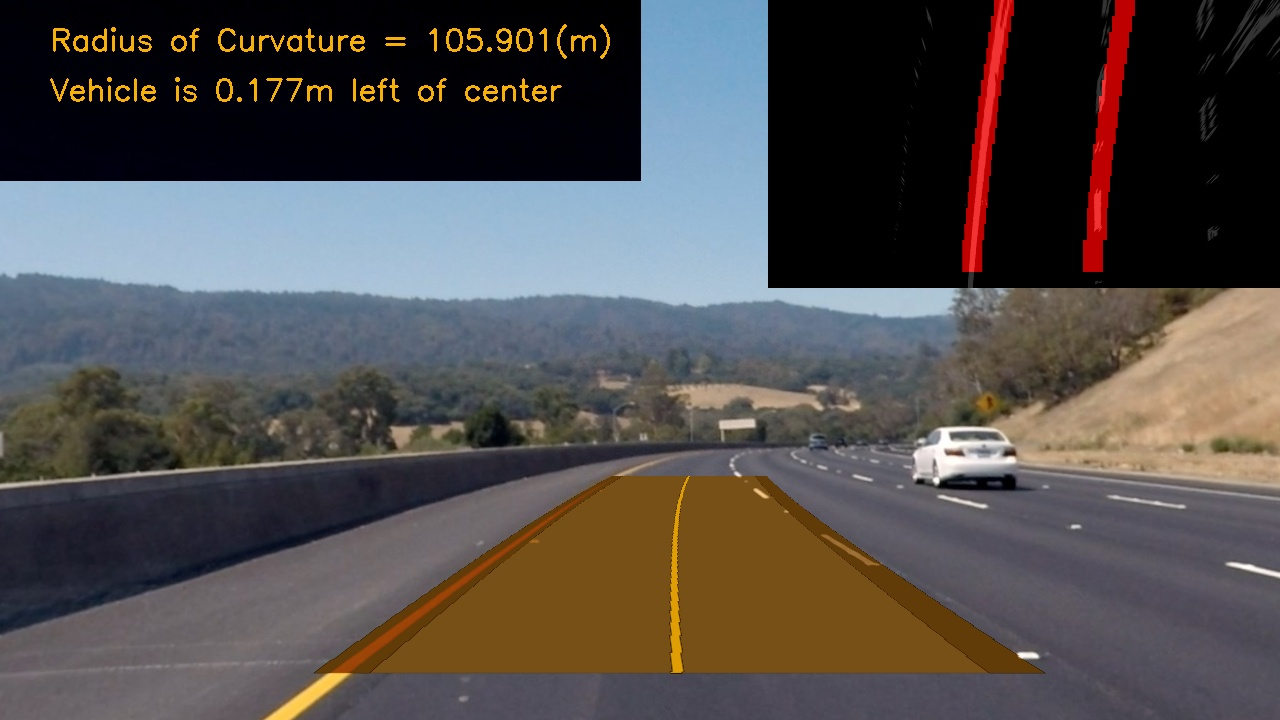
#> input picture test_images/tracked0.jpg, 1280 x 720 px; its folder holds only this picture in this run
$ python -i main_image_gen.py   (imports and definitions only)   (older library calls are emulated)
#> lines starting #> are read from the running program, lines starting #| are printed output that depends on the picture
# Created By Aaron Brown
# January 20, 2017
# Udacity Self-Driving Car Nanodegree

# Main class to generate image output

import numpy as np
import cv2
import pickle
import glob
from LineTracker import Tracker

# Read in the saved objpoints and imgpoints
# [1 line not run here, left out]
# [1 line that did not run here, left out]
# [1 line that did not run here, left out]

# Useful functions for producing the binary pixel of interest images to feed into the LaneTracker Algorithm
def abs_sobel_thresh(img, orient='x', sobel_kernel=3, thresh=(0, 255)):
    # Calculate directional gradient
#> called with orient = 'x', sobel_kernel = 3, thresh = (0, 255)
    gray = cv2.cvtColor(img, cv2.COLOR_RGB2GRAY)
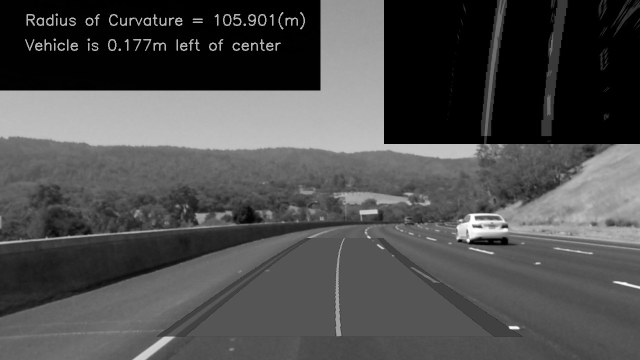
#> gray: shape (720, 1280) (shown at 1/2 size); min 0, max 255, mean 77.8
    if orient == 'x':
        abs_sobel = np.absolute(cv2.Sobel(gray, cv2.CV_64F, 1, 0))
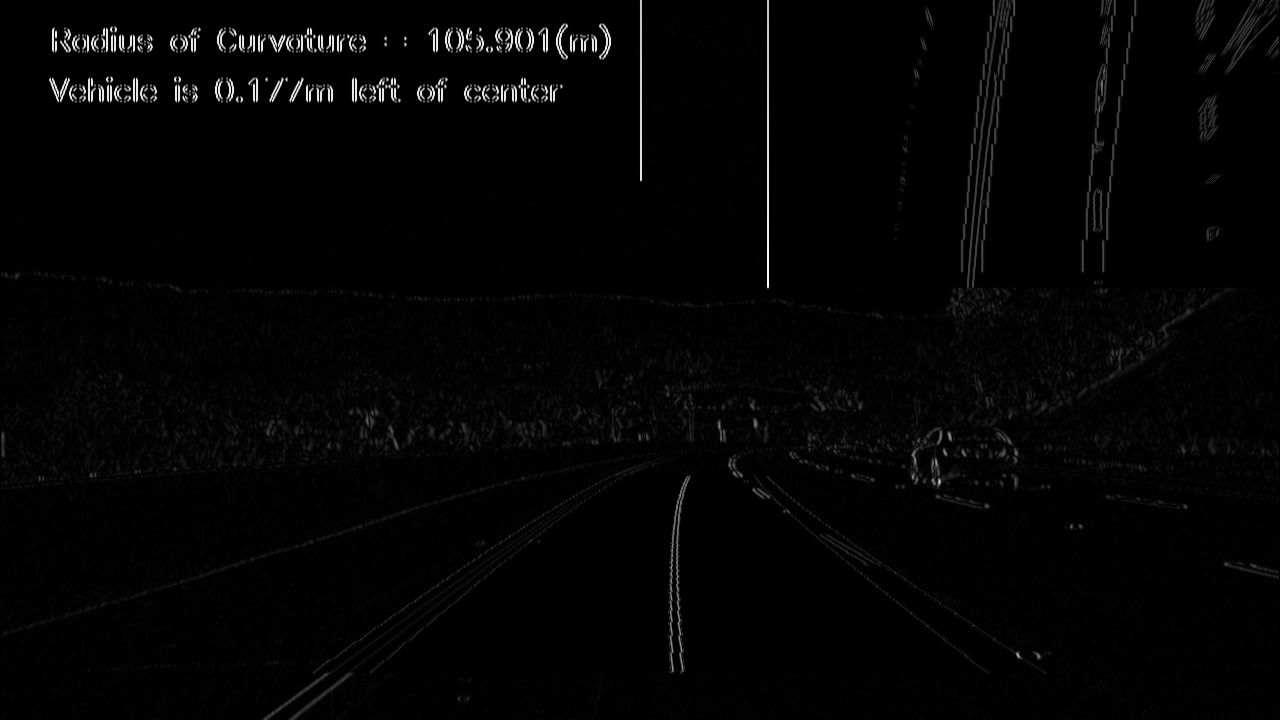
#> abs_sobel: shape (720, 1280) float64; min 0, max 764, mean 12.6; drawn with min black and max white
    if orient == 'y':
        abs_sobel = np.absolute(cv2.Sobel(gray, cv2.CV_64F, 0, 1))
    scaled_sobel = np.uint8(255*abs_sobel/np.max(abs_sobel))
    binary_output = np.zeros_like(scaled_sobel)
    # Apply threshold
    binary_output[(scaled_sobel >= thresh[0]) & (scaled_sobel <= thresh[1])] = 1
    return binary_output

# [44 lines left out: functions mag_thresh, dir_threshold, color_threshold, window_mask, not called in this run]

# Make a list of test images
images = glob.glob('./test_images/test*.jpg')

# [147 lines not run here, left out]

>>> import cv2
>>> picture = cv2.cvtColor(cv2.imread('test_images/tracked0.jpg'), cv2.COLOR_BGR2RGB)
>>> result = abs_sobel_thresh(picture)
#> result: shape (720, 1280); every value is 1

$ run again, on test_images/tracked1.jpg
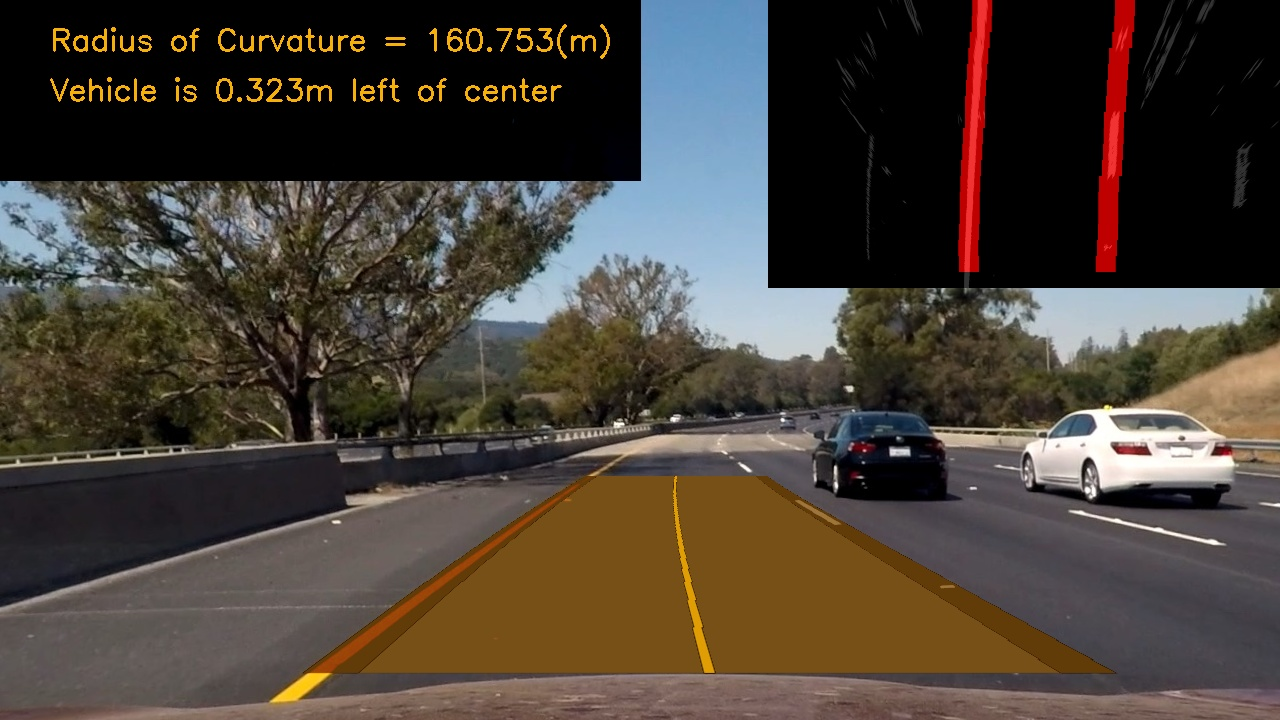
#> input picture test_images/tracked1.jpg, 1280 x 720 px
#> in abs_sobel_thresh, `gray = cv2.cvtColor(img, cv2.COLOR_RGB2GRAY)`:
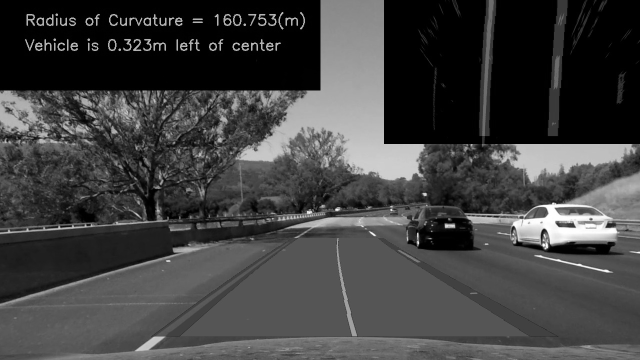
#> gray: shape (720, 1280) (shown at 1/2 size); min 0, max 255, mean 65.5
#> in abs_sobel_thresh, `abs_sobel = np.absolute(cv2.Sobel(gray, cv2.CV_64F, 1, 0))`:
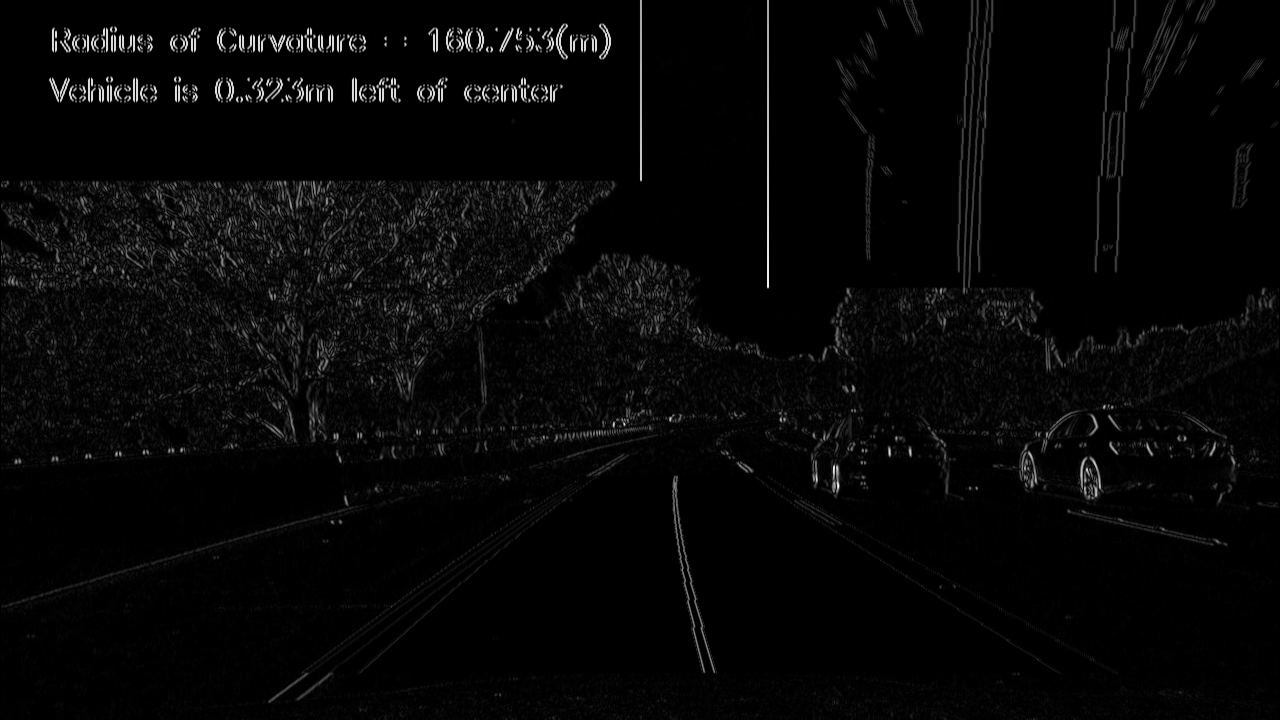
#> abs_sobel: shape (720, 1280) float64; min 0, max 810, mean 22.9; drawn with min black and max white
#> result: shape (720, 1280); every value is 1

$ run again, on test_images/tracked2.jpg
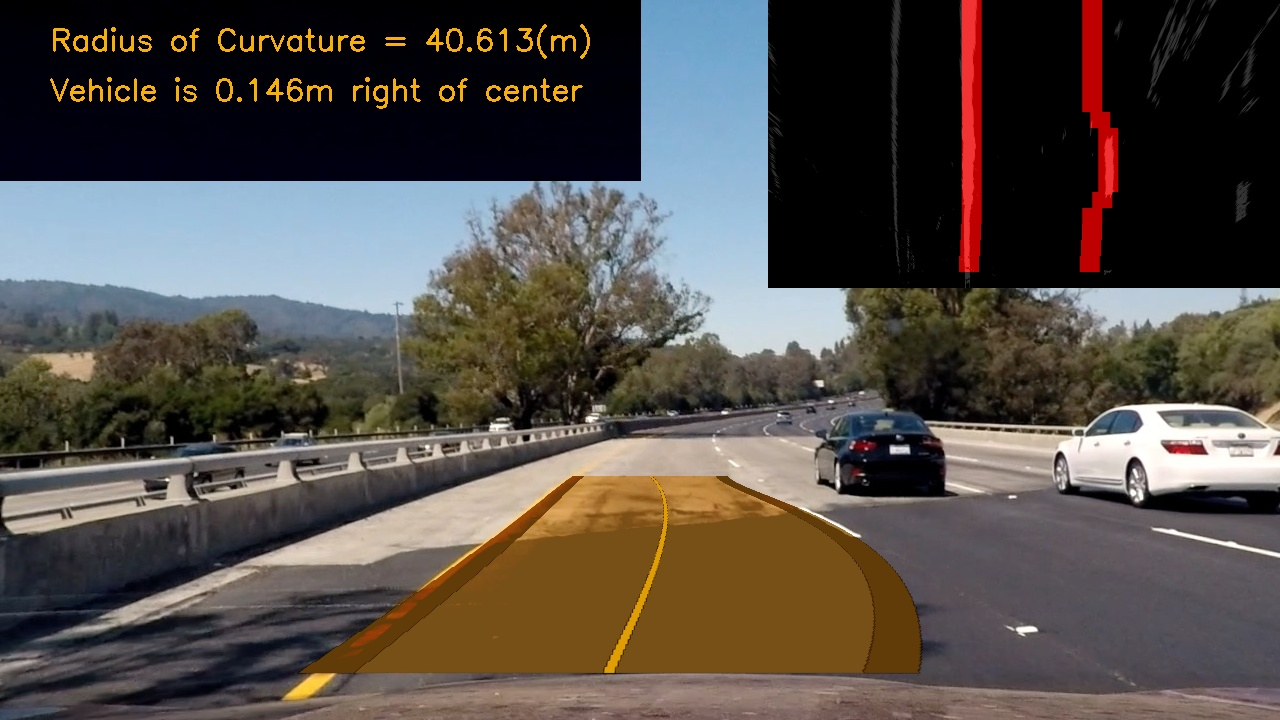
#> input picture test_images/tracked2.jpg, 1280 x 720 px
#> in abs_sobel_thresh, `gray = cv2.cvtColor(img, cv2.COLOR_RGB2GRAY)`:
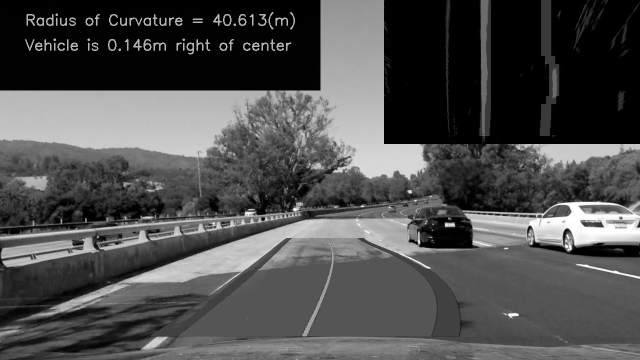
#> gray: shape (720, 1280) (shown at 1/2 size); min 0, max 255, mean 78.2
#> in abs_sobel_thresh, `abs_sobel = np.absolute(cv2.Sobel(gray, cv2.CV_64F, 1, 0))`:
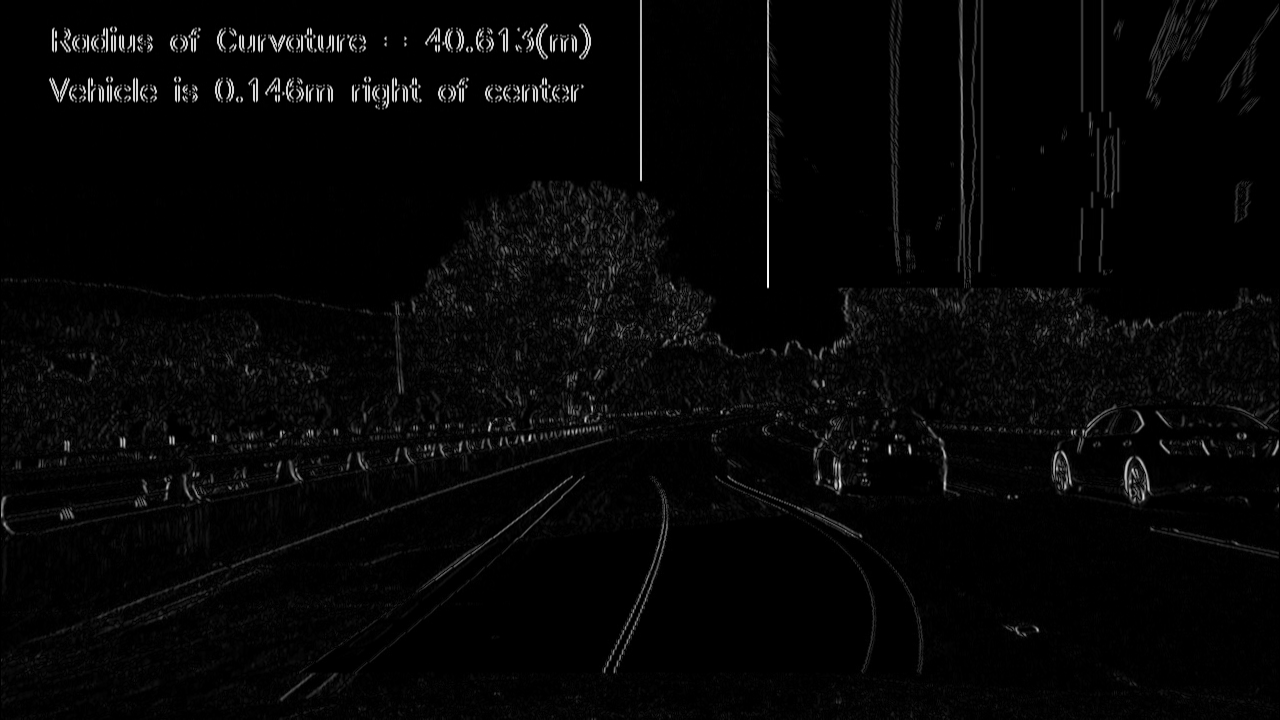
#> abs_sobel: shape (720, 1280) float64; min 0, max 823, mean 21; drawn with min black and max white
#> result: shape (720, 1280); every value is 1
